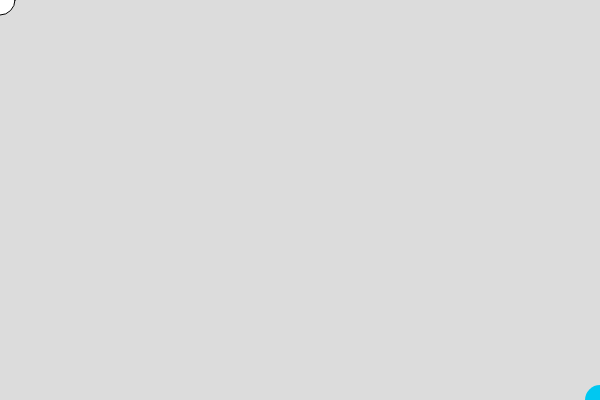
Frame 1 (no input)
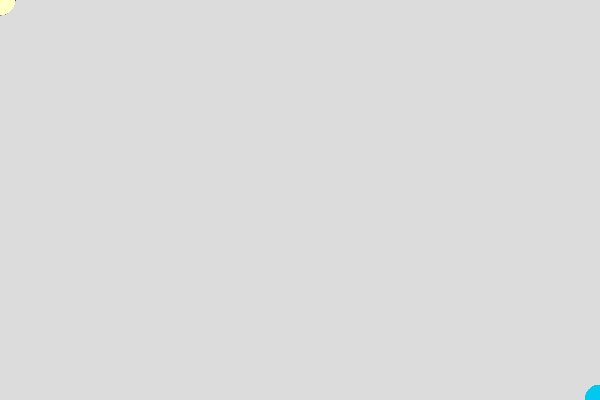
Frame 60 (no input)
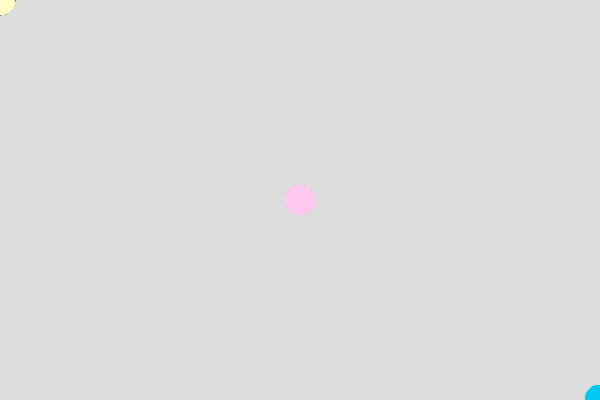
Frame 120 (the mouse pressed at the canvas centre since frame 60)

The p5.js sketch that drew these frames (run headless with seeded random() and noise() and a simulated clock; from frame 60 on, the mouse is pressed at the canvas centre):

// p5.js sketch
// ── sketch.js
function setup() {
  createCanvas(600, 400);
  background(220);
}

function draw() {
  circle(mouseX,mouseY,30,30);
  fill(mouseX,200,241);
  noStroke();

  circle(width-mouseX,height-mouseY,30,30);
  fill(width-mouseX,height-mouseY,200,241);
  noStroke();

  
  
}
// ── sketch day 1.js
function setup() {
  createCanvas(600, 400);
  background(220);
}

function draw() {
  circle(mouseX,mouseY,30,30);
  fill(mouseX,200,241);
  noStroke();

  circle(width-mouseX,height-mouseY,30,30);
  fill(width-mouseX,height-mouseY,200,241);
  noStroke();
}
